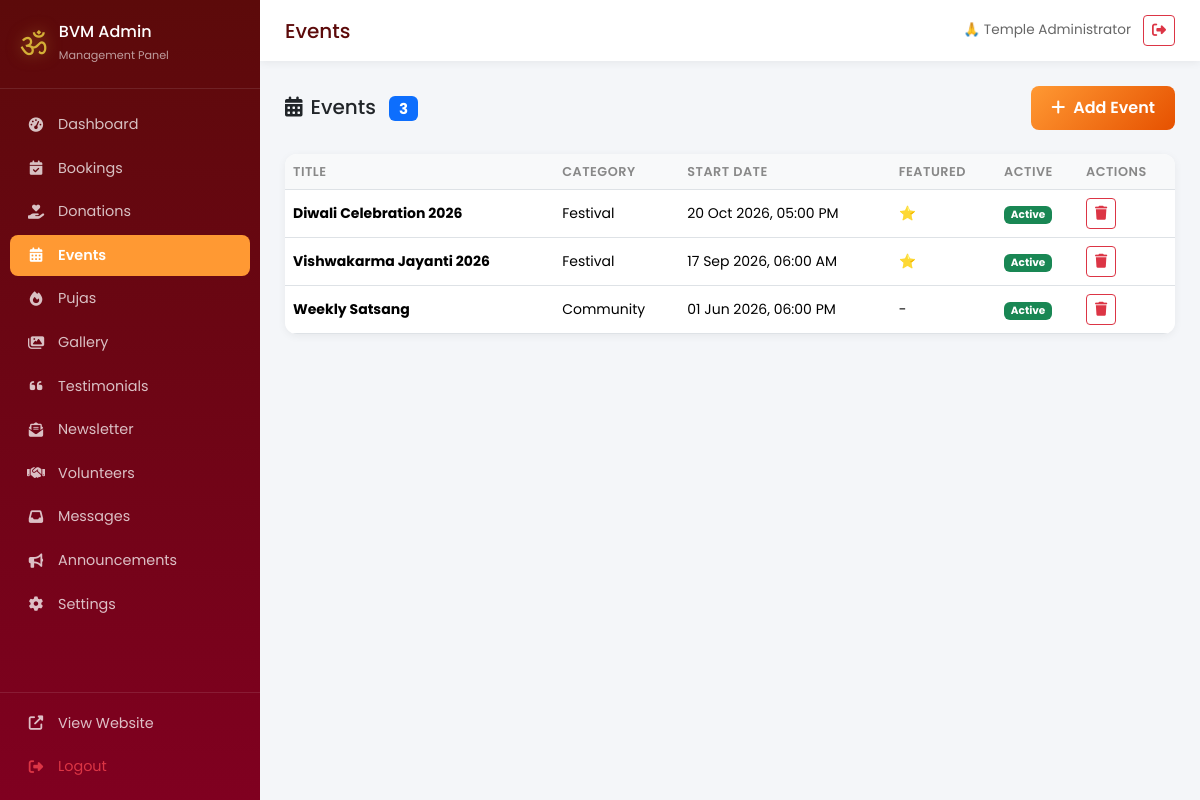
Page /admin/index.php?module=events (signed in) on the committed database.
### tables this page shows
CREATE TABLE `events` (
    `id` INT UNSIGNED AUTO_INCREMENT PRIMARY KEY,
    `title_en` VARCHAR(255) NOT NULL,
    `title_hi` VARCHAR(255) NOT NULL,
    `slug` VARCHAR(255) NOT NULL UNIQUE,
    `description_en` TEXT DEFAULT NULL,
    `description_hi` TEXT DEFAULT NULL,
    `short_desc_en` VARCHAR(500) DEFAULT NULL,
    `short_desc_hi` VARCHAR(500) DEFAULT NULL,
    `start_date` DATETIME NOT NULL,
    `end_date` DATETIME DEFAULT NULL,
    `location` VARCHAR(255) DEFAULT NULL,
    `image` VARCHAR(255) DEFAULT NULL,
    `banner` VARCHAR(255) DEFAULT NULL,
    `category` ENUM('festival', 'puja', 'cultural', 'community', 'special') NOT NULL DEFAULT 'festival',
    `is_featured` TINYINT(1) NOT NULL DEFAULT 0,
    `is_registration_open` TINYINT(1) NOT NULL DEFAULT 0,
    `max_attendees` INT UNSIGNED DEFAULT NULL,
    `is_active` TINYINT(1) NOT NULL DEFAULT 1,
    `created_at` TIMESTAMP DEFAULT CURRENT_TIMESTAMP,
    `updated_at` TIMESTAMP DEFAULT CURRENT_TIMESTAMP ON UPDATE CURRENT_TIMESTAMP,
    INDEX `idx_events_date` (`start_date`),
    INDEX `idx_events_featured` (`is_featured`),
    INDEX `idx_events_active` (`is_active`),
    INDEX `idx_events_category` (`category`)
);

### includes/functions/database.php (called while the page is built, shortened)
<?php
class Database
{
    private static ?PDO $instance = null;
    public static function getInstance(): PDO
    {
        if (self::$instance === null) {
            try {
                $dsn = sprintf(
                    'mysql:host=%s;dbname=%s;charset=%s',
                    DB_HOST,
                    DB_NAME,
                    DB_CHARSET
                );
                self::$instance = new PDO($dsn, DB_USER, DB_PASS, [
                    PDO::ATTR_ERRMODE            => PDO::ERRMODE_EXCEPTION,
                    PDO::ATTR_DEFAULT_FETCH_MODE => PDO::FETCH_ASSOC,
                    PDO::ATTR_EMULATE_PREPARES   => false,
                    PDO::ATTR_PERSISTENT         => false,
                    PDO::MYSQL_ATTR_INIT_COMMAND => "SET NAMES 'utf8mb4' COLLATE 'utf8mb4_unicode_ci'"
                ]);
            } catch (PDOException $e) {
                if (BVM_ENV === 'development') {
                    die('Database Connection Error: ' . $e->getMessage());
                } else {
                    error_log('Database Connection Error: ' . $e->getMessage());
                    die('A database error occurred. Please try again later.');
                }
            }
        }
        return self::$instance;
    }
    public static function query(string $sql, array $params = []): array
    {
        $stmt = self::getInstance()->prepare($sql);
        $stmt->execute($params);
        return $stmt->fetchAll();
    }
}

### includes/functions/security.php (called while the page is built, shortened)
<?php
function e(string $string): string
{
    return htmlspecialchars($string, ENT_QUOTES, 'UTF-8');
}

### includes/functions/helpers.php (called while the page is built, shortened)
<?php
function formatDateTime(string $datetime, string $format = 'd M Y, h:i A'): string
{
    return date($format, strtotime($datetime));
}

### admin/modules/events.php (the view, shortened to what this page needs)
<?php
$events = Database::query("SELECT * FROM events ORDER BY start_date DESC");
?>
<div class="d-flex justify-content-between align-items-center mb-4">
    <h5 class="mb-0"><i class="fas fa-calendar-days me-2"></i>Events <span class="badge bg-primary ms-2"><?= count($events) ?></span></h5>
    <button class="btn btn-admin-primary" data-bs-toggle="modal" data-bs-target="#eventModal"><i class="fas fa-plus me-2"></i>Add Event</button>
</div>
<div class="admin-table-card">
    <div class="table-responsive"><table class="table table-hover"><thead><tr><th>Title</th><th>Category</th><th>Start Date</th><th>Featured</th><th>Active</th><th>Actions</th></tr></thead><tbody>
        <?php foreach ($events as $ev): ?>
        <tr>
            <td><strong><?= e($ev['title_en']) ?></strong></td>
            <td><span class="event-category-badge"><?= e(ucfirst($ev['category'])) ?></span></td>
            <td><?= formatDateTime($ev['start_date']) ?></td>
            <td><?= $ev['is_featured'] ? '⭐' : '-' ?></td>
            <td><?= $ev['is_active'] ? '<span class="badge bg-success">Active</span>' : '<span class="badge bg-secondary">Inactive</span>' ?></td>
            <td>
                <form method="POST" class="d-inline" onsubmit="return confirm('Delete?')"><button class="btn btn-outline-danger btn-sm"><i class="fas fa-trash"></i></button></form>
            </td>
        </tr>
        <?php endforeach; ?>
    </tbody></table></div>
</div>

### assets/css/admin.css (style rules this page uses)
:root { --admin-sidebar-w: 260px; --admin-maroon: #5C0A0A; --admin-maroon-light: #800020; --admin-saffron: #FF9933; --admin-gold: #D4AF37; }
* { margin:0; padding:0; box-sizing:border-box; }
.admin-body { font-family: 'Poppins', sans-serif; display: flex; min-height: 100vh; background: #f4f6f9; overflow-x: hidden; }
.admin-table-card { background: #fff; border-radius: 12px; box-shadow: 0 2px 8px rgba(0,0,0,0.06); overflow: hidden; }
.admin-table-card .table { margin: 0; }
.admin-table-card .table th { font-weight: 600; font-size: 0.8rem; text-transform: uppercase; letter-spacing: 0.5px; color: #888; border-top: none; background: #f8f9fa; }
.admin-table-card .table td { vertical-align: middle; font-size: 0.875rem; }
.btn-admin-primary { background: linear-gradient(135deg, var(--admin-saffron), #E65100); color: #fff; border: none; padding: 10px 20px; border-radius: 8px; font-weight: 600; transition: all 0.2s; }

### rows in the picture
events: title_en "Diwali Celebration 2026", category "Festival", start_date "20 Oct 2026, 05:00 PM", is_active "Active"
events: title_en "Vishwakarma Jayanti 2026", category "Festival", start_date "17 Sep 2026, 06:00 AM", is_active "Active"
events: title_en "Weekly Satsang", category "Community", start_date "01 Jun 2026, 06:00 PM", is_active "Active"

### other values in the picture
$item['label'] "Dashboard"
$item['label'] "Bookings"
$item['label'] "Donations"
$item['label'] "Events"
$item['label'] "Pujas"
$item['label'] "Gallery"
$item['label'] "Testimonials"
$item['label'] "Newsletter"
$item['label'] "Volunteers"
$item['label'] "Messages"
$item['label'] "Announcements"
$item['label'] "Settings"
$module "Events"
$adminName "Temple Administrator"
count($events) "3"
